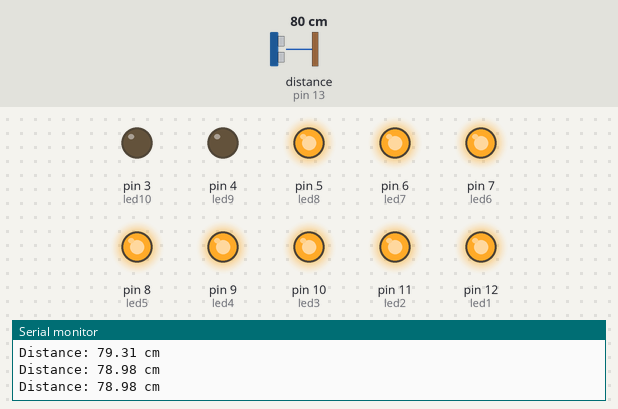
A sketch run on a simulated Arduino Uno, built with avr-gcc and run on an emulated ATmega328P. Shown: output pins drawn as LEDs (lit = HIGH), the last lines printed to the serial monitor. Wiring (inferred from the names in the program): ultrasonic range finder: trigger pin 2; echo pin 13. The inputs (shaded band) are chosen by the test bench; at power-on: distance to the obstacle (sensor on pin 13) 80 cm. The echo pulse lasts 58.3 µs per cm; pins used as bus, display or sensor lines are not drawn.

Above: at 1.3 s.
1.4 s: distance to the obstacle (sensor on pin 13) set to 2 cm
At 2.9 s:
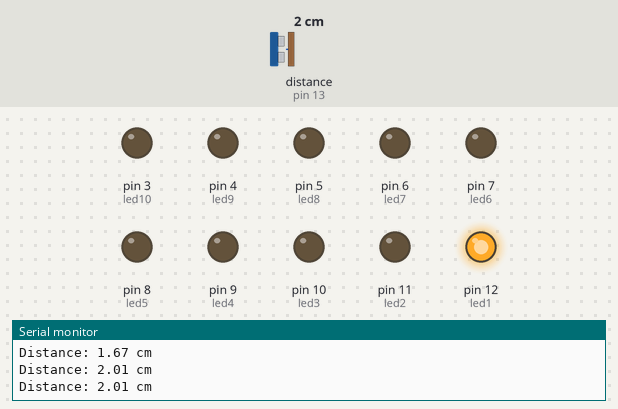
3.5 s: distance to the obstacle (sensor on pin 13) set to 9 cm
5.2 s: distance to the obstacle (sensor on pin 13) set to 12 cm
At 6.4 s:
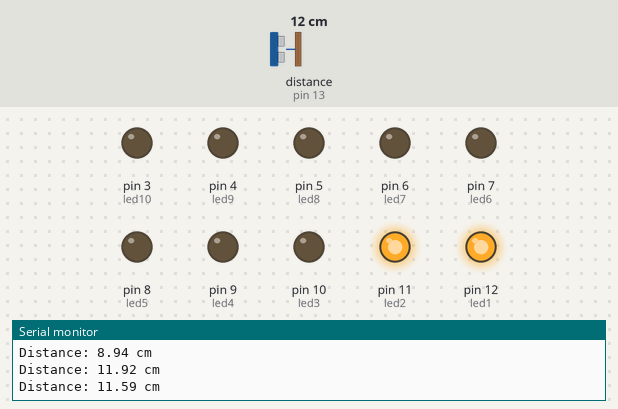
7.5 s: distance to the obstacle (sensor on pin 13) set to 18 cm
9.2 s: distance to the obstacle (sensor on pin 13) set to 23 cm
At 11.2 s:
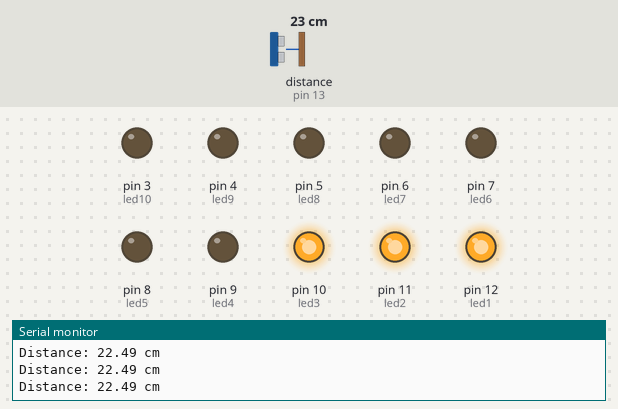
11.5 s: distance to the obstacle (sensor on pin 13) set to 27 cm
14.5 s: distance to the obstacle (sensor on pin 13) set to 34 cm
At 16.0 s:
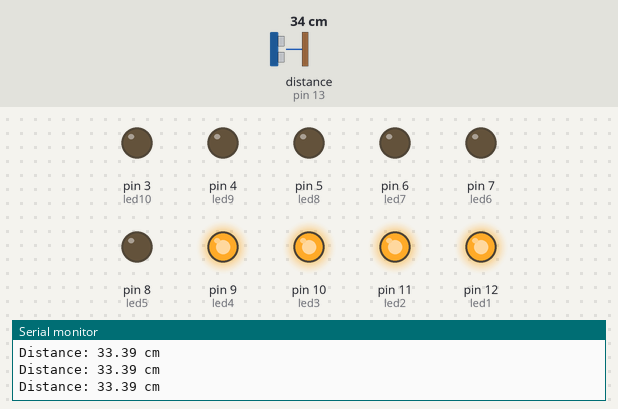
Timing chart, 0 to 17.5 s (numbered marks = the images above; inputs shaded):
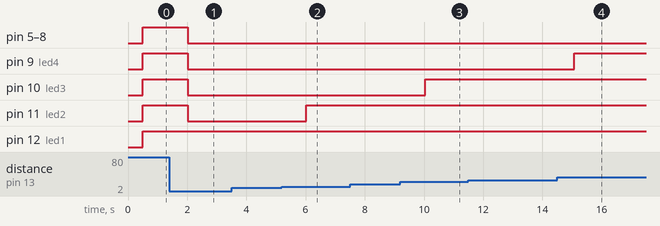

The sketch:

Pratica_02.ino
```cpp
int led1 = 12;
int led2 = 11;
int led3 = 10;
int led4 = 9;
int led5 = 8;
int led6 = 7;
int led7 = 6;
int led8 = 5;
int led9 = 4;
int led10 = 3;
int t = 200;
int trig = 2;
int echo = 13;

float distance;
long duration;

void setup()
{
  pinMode(led1, OUTPUT);
  pinMode(led2, OUTPUT);
  pinMode(led3, OUTPUT);
  pinMode(led4, OUTPUT);
  pinMode(led5, OUTPUT);
  pinMode(led6, OUTPUT);
  pinMode(led7, OUTPUT);
  pinMode(led8, OUTPUT);
  pinMode(led9, OUTPUT);
  pinMode(led10, OUTPUT);
  Serial.begin(9600);
  pinMode(trig, OUTPUT);
  pinMode(echo, INPUT);
}

void loop() {
  digitalWrite(trig, LOW);
  delayMicroseconds(2);
  digitalWrite(trig, HIGH);
  delayMicroseconds(10);
  digitalWrite(trig, LOW);

  duration = pulseIn(echo, HIGH);
  distance = duration * 0.034 / 2;

  Serial.print("Distance: ");
  Serial.print(distance);
  Serial.println(" cm");
  delay(500);

  if (distance < 10) {
    digitalWrite(led1, HIGH);
    digitalWrite(led2, LOW);
    digitalWrite(led3, LOW);
    digitalWrite(led4, LOW);
    digitalWrite(led5, LOW);
    digitalWrite(led6, LOW);
    digitalWrite(led7, LOW);
    digitalWrite(led8, LOW);
    digitalWrite(led9, LOW);
    digitalWrite(led10, LOW);
  }

  else if (distance > 10 && distance <= 20) {
    digitalWrite(led1, HIGH);
    digitalWrite(led2, HIGH);
    digitalWrite(led3, LOW);
    digitalWrite(led4, LOW);
    digitalWrite(led5, LOW);
    digitalWrite(led6, LOW);
    digitalWrite(led7, LOW);
    digitalWrite(led8, LOW);
    digitalWrite(led9, LOW);
    digitalWrite(led10, LOW);
  }

  else if (distance > 20 && distance <= 30) {
    digitalWrite(led1, HIGH);
    digitalWrite(led2, HIGH);
    digitalWrite(led3, HIGH);
    digitalWrite(led4, LOW);
    digitalWrite(led5, LOW);
    digitalWrite(led6, LOW);
    digitalWrite(led7, LOW);
    digitalWrite(led8, LOW);
    digitalWrite(led9, LOW);
    digitalWrite(led10, LOW);
  }

  else if (distance > 30 && distance <= 40) {
    digitalWrite(led1, HIGH);
    digitalWrite(led2, HIGH);
    digitalWrite(led3, HIGH);
    digitalWrite(led4, HIGH);
    digitalWrite(led5, LOW);
    digitalWrite(led6, LOW);
    digitalWrite(led7, LOW);
    digitalWrite(led8, LOW);
    digitalWrite(led9, LOW);
    digitalWrite(led10, LOW);
  }

  else if (distance > 40 && distance <= 50) {
    digitalWrite(led1, HIGH);
    digitalWrite(led2, HIGH);
    digitalWrite(led3, HIGH);
    digitalWrite(led4, HIGH);
    digitalWrite(led5, HIGH);
    digitalWrite(led6, LOW);
    digitalWrite(led7, LOW);
    digitalWrite(led8, LOW);
    digitalWrite(led9, LOW);
    digitalWrite(led10, LOW);
  }

  else if (distance > 50 && distance <= 60) {
    digitalWrite(led1, HIGH);
    digitalWrite(led2, HIGH);
    digitalWrite(led3, HIGH);
    digitalWrite(led4, HIGH);
    digitalWrite(led5, HIGH);
    digitalWrite(led6, HIGH);
    digitalWrite(led7, LOW);
    digitalWrite(led8, LOW);
    digitalWrite(led9, LOW);
    digitalWrite(led10, LOW);
  }

  else if (distance > 60 && distance <= 70) {
    digitalWrite(led1, HIGH);
    digitalWrite(led2, HIGH);
    digitalWrite(led3, HIGH);
    digitalWrite(led4, HIGH);
    digitalWrite(led5, HIGH);
    digitalWrite(led6, HIGH);
    digitalWrite(led7, HIGH);
    digitalWrite(led8, LOW);
    digitalWrite(led9, LOW);
    digitalWrite(led10, LOW);
  }

  else if (distance > 70 && distance <= 80) {
    digitalWrite(led1, HIGH);
    digitalWrite(led2, HIGH);
    digitalWrite(led3, HIGH);
    digitalWrite(led4, HIGH);
    digitalWrite(led5, HIGH);
    digitalWrite(led6, HIGH);
    digitalWrite(led7, HIGH);
    digitalWrite(led8, HIGH);
    digitalWrite(led9, LOW);
    digitalWrite(led10, LOW);
  }

  else if (distance > 80 && distance <= 90) {
    digitalWrite(led1, HIGH);
    digitalWrite(led2, HIGH);
    digitalWrite(led3, HIGH);
    digitalWrite(led4, HIGH);
    digitalWrite(led5, HIGH);
    digitalWrite(led6, HIGH);
    digitalWrite(led7, HIGH);
    digitalWrite(led8, HIGH);
    digitalWrite(led9, HIGH);
    digitalWrite(led10, LOW);
  }

  else {
    digitalWrite(led1, HIGH);
    digitalWrite(led2, HIGH);
    digitalWrite(led3, HIGH);
    digitalWrite(led4, HIGH);
    digitalWrite(led5, HIGH);
    digitalWrite(led6, HIGH);
    digitalWrite(led7, HIGH);
    digitalWrite(led8, HIGH);
    digitalWrite(led9, HIGH);
    digitalWrite(led10, HIGH);
  }
}
```

Measured:
- the behaviour switches between 10 and 11 cm on distance to the obstacle (sensor on pin 13) (found by bisection; images 1 and 2)
- the behaviour switches between 20 and 21 cm on distance to the obstacle (sensor on pin 13) (found by bisection; images 2 and 3)
- the behaviour switches between 30 and 31 cm on distance to the obstacle (sensor on pin 13) (found by bisection; images 3 and 4)
- after the input at 1.4 s, pin 5 (led8), pin 6 (led7), pin 7 (led6), pin 8 (led5), pin 9 (led4), pin 10 (led3), pin 11 (led2): HIGH → LOW after 0.62 s
- after the input at 5.2 s, pin 11 (led2): LOW → HIGH after 0.83 s
- after the input at 9.2 s, pin 10 (led3): LOW → HIGH after 0.85 s
- after the input at 14.5 s, pin 9 (led4): LOW → HIGH after 0.57 s
